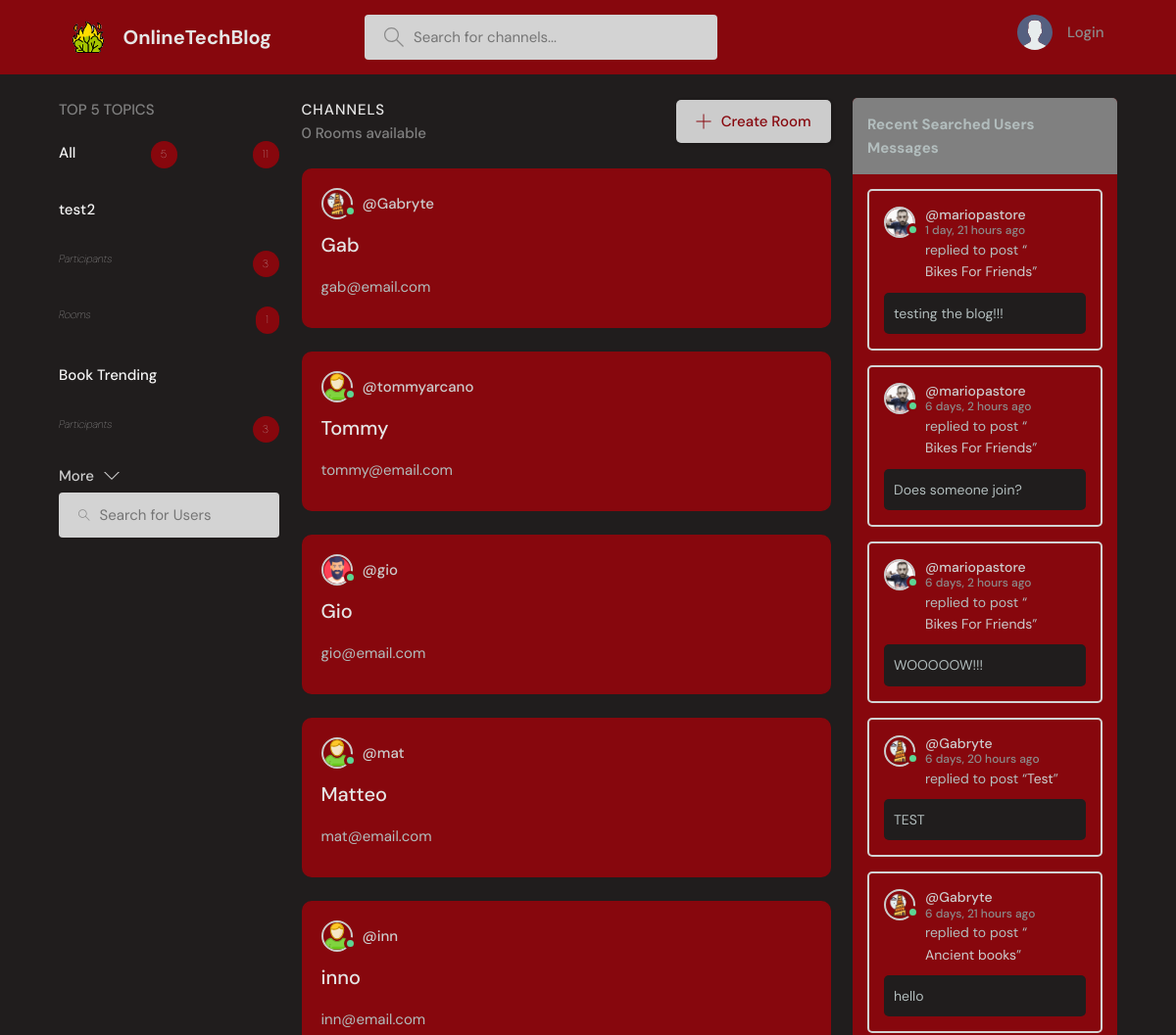
/userSearch/ (upper part), run on an earlier commit of the app's database.
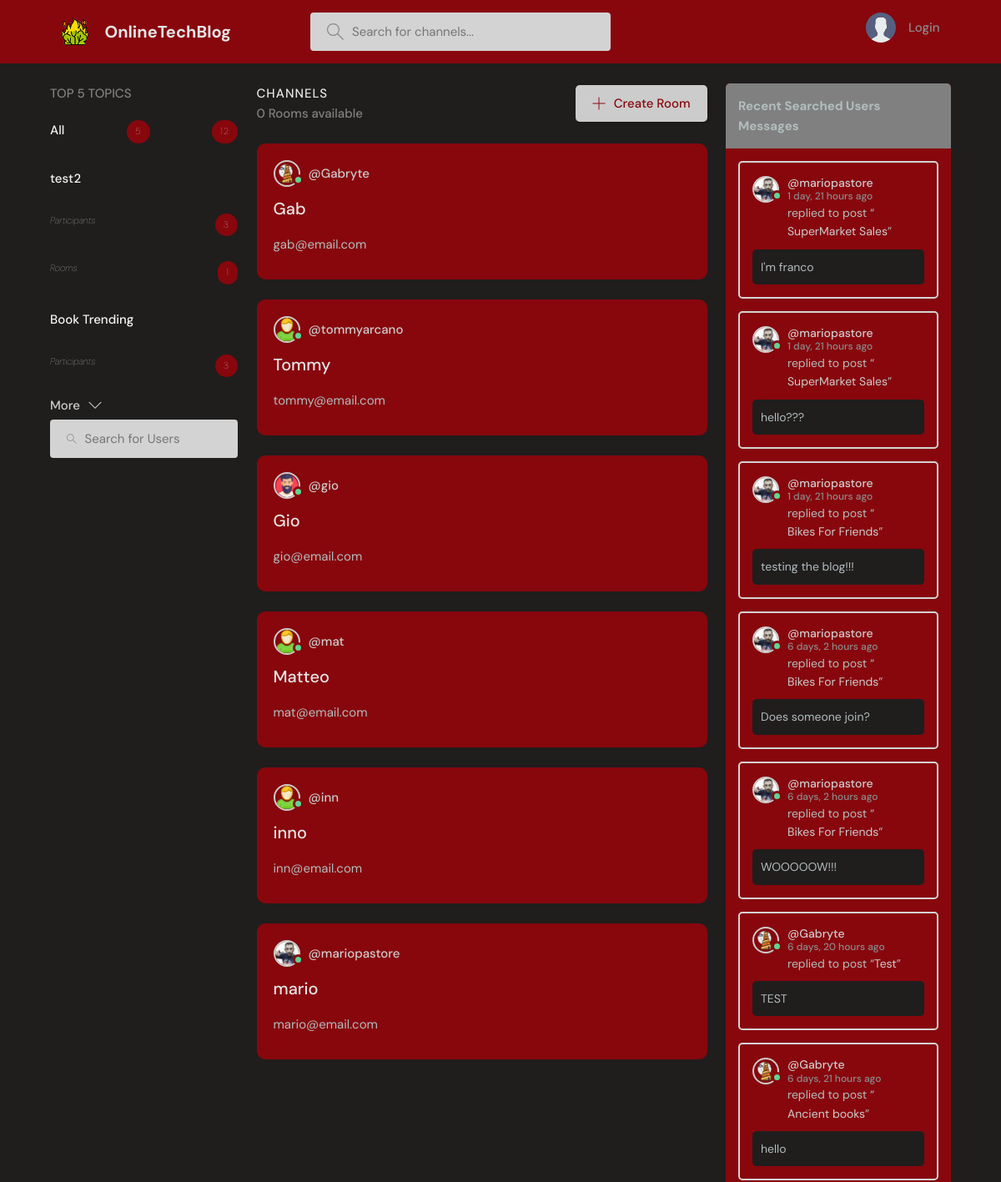
And on a later commit of the database.
### baseProject/models.py (models this page shows, shortened)
class Topic(models.Model):
    name = models.CharField(max_length=10, unique=True)

class User(AbstractUser):
    name = models.CharField(max_length=200, null=True)
    surname = models.CharField(max_length=200, null=True)
    email = models.EmailField(unique=True,null=True)
    status = models.TextField(null=True)
    icon = models.ImageField(null=True, default="userBase.svg")
    showFriendsMessages = models.BooleanField(default=False)
    USERNAME_FIELD = 'email'
    REQUIRED_FIELDS = []

class Message(models.Model):
    user = models.ForeignKey(User, on_delete=models.CASCADE)
    room = models.ForeignKey(Room, on_delete=models.CASCADE)
    body = models.TextField()
    image = models.ImageField(null=True, blank=True)
    updated = models.DateTimeField(auto_now=True)
    created = models.DateTimeField(auto_now_add=True)
    likes = models.ManyToManyField(User, related_name='comment')
    class Meta:
        ordering = ('-updated','-created')

class Room(models.Model):
    host = models.ForeignKey(User, on_delete=models.SET_NULL, null=True)
    participants = models.ManyToManyField(User, related_name='participants', blank=True)
    topic = models.ForeignKey(Topic, null=True, blank=True,on_delete=models.SET_NULL)
    name = models.CharField(max_length=200, unique=True)
    description = models.TextField(null=True, blank=True)
    friendsOnly = models.BooleanField(default=False)
    updated = models.DateTimeField(auto_now=True)
    created = models.DateTimeField(auto_now_add=True)
    class Meta:
        ordering = ('-updated','-created')
    def __str__(self):
        return self.name

### baseProject/views.py (the view)
# urls.py: path('userSearch/',views.userSearch,name="userSearch"),
def userSearch(request):
    page = 'userSearch'
    q = request.GET.get('q') if request.GET.get('q') != None else ''
    users = User.objects.filter(
        Q(username__icontains=q) | Q(email__icontains=q) | Q(name__icontains=q) | Q(surname__icontains=q))
    num = 5
    topic = Topic.objects.annotate(num_participants=Count('room__participants'), num_rooms=Count('room')).order_by(
        '-num_participants', '-num_rooms')[0:num]
    total_participants = topic.aggregate(total_participants=Sum('num_participants')).get('total_participants', 0)
    rooms_count = 0
    room_messages = None
    searched_users_messages = Message.objects.filter(
        Q(user__username__icontains=q) | Q(user__email__icontains=q) | Q(user__name__icontains=q) | Q(
            user__surname__icontains=q))
    friend_messages, requestFriendsExists = checkForFriendsMessages(request)
    context = {'searched_users_messages': searched_users_messages, 'users': users, 'topics': topic,
               'rooms_count': rooms_count, 'room_messages': room_messages, "num": num,
               "total_participants": total_participants, "friend_messages": friend_messages, "page": page,
               "requestFriendsExists": requestFriendsExists}
    return render(request, 'baseProject/home.html', context)

### baseProject/templates/baseProject/home.html (shortened to what this page needs)
{% extends 'main.html' %}
{% block content %}
<main class="layout layout--3">
      <div class="container">
          {% include 'baseProject/topic_inside.html' %}
        <div class="roomList">
          <div class="roomList__header">
            <div>
              <h2>Channels</h2>
              <p>{{ rooms_count }} Rooms available</p>
            </div>
            <a class="btn btn--main" href="{% url 'create-room' %}">
              <svg version="1.1" xmlns="http://www.w3.org/2000/svg" width="32" height="32" viewBox="0 0 32 32">
                <title>add</title>
                <path
                  d="M16.943 0.943h-1.885v14.115h-14.115v1.885h14.115v14.115h1.885v-14.115h14.115v-1.885h-14.115v-14.115z"
                ></path>
              </svg>
              Create Room
            </a>
          </div>
            {% if page == 'home' %}
          {% include 'baseProject/central_home.html' %}
            {% else %}
                {% include 'baseProject/central_home_for_usersearch.html' %}
            {% endif %}
        </div>
          {% include 'baseProject/feed_inside.html' %}
      </div>
    </main>
{% endblock content%}

### baseProject/templates/baseProject/topic_inside.html (shortened to what this page needs)
<div class="topics">
    <div class="topics__header">
        <h2>Top {{ num }} Topics</h2>
    </div>
    <ul class="listTopics">
        <li>
            <a href="{% url 'home' %}">All
                <span class="numberPro">{{ topics.count }}</span><span class="numberPro">{{ total_participants }}</span></a>
        </li>
        {% for topic in topics %}
            <li>
                <a href="{% url 'home' %}?q={{ topic.name }}">{{ topic.name }}</a>
            </li>
            <li>
                <a><i>Participants</i><span class="numberPro">{{ topic.num_participants }}</span></a>
            </li>
            <li>
                <a><i>Rooms</i><span class="numberPro">{{ topic.room_set.all.count }}</span></a>
            </li>
        {% endfor %}
    </ul>
    <a class="btn btn--link" href="{% url 'arguments' %}">
        More
        <svg version="1.1" xmlns="http://www.w3.org/2000/svg" width="32" height="32" viewBox="0 0 32 32">
            <title>chevron-down</title>
            <path d="M16 21l-13-13h-3l16 16 16-16h-3l-13 13z"></path>
        </svg>
    </a>
    <form action="{% url 'userSearch' %}" method="GET" class="searchBar">
        <label>
            <input name="q" placeholder="Search for Users"/>
        </label>
    </form>
</div>

### baseProject/templates/baseProject/central_home_for_usersearch.html
{% for user in users %}
<div class="RoomIteratedLister">
            <div class="ChannelListerRoomHeaderBlock">
              <a href="{% url 'user-profile' user.id %}" class="HostRoomChannelLister">
                  {% if user.is_authenticated %}
                <div class="avatar avatar--small active">
                  <img src="{{ user.icon.url }}" />
                </div>
                  {% else %}
                  <div class="avatar avatar--small">
                  <img src="{{ user.icon.url }}" />
                  </div>
                  {% endif %}
                <span>@{{ user.username }}</span>
              </a>
            </div>
            <div class="ContentChannelRoomList">
              <a href="{% url 'user-profile' user.id %}">{{ user.name }}</a>
              <p>{{ user.email }}</p>
            </div>
</div>
{% endfor %}

### baseProject/templates/baseProject/feed_inside.html (shortened to what this page needs)
{% if requestFriendsExists and request.user.showFriendsMessages == True %}
    <div class="LastMessagesFromUsers">
        <div class="layout__boxHeader">
            <h2>Friend Messages</h2>
        </div>
        {% for activity in friend_messages %}
            <div class="ActivitiesBoxingBox">
                <div class="activities__boxHeader ChannelListerRoomHeaderBlock">
                    <a href="{% url 'user-profile' activity.user.id %}" class="HostRoomChannelLister">
                        {% if activity.user.is_authenticated %}
                            <div class="avatar avatar--small active">
                                <img src="{{ activity.user.icon.url }}"/>
                            </div>
                        {% else %}
                            <div class="avatar avatar--small">
                                <img src="{{ activity.user.icon.url }}"/>
                            </div>
                        {% endif %}
                        <p>
                            @{{ activity.user.username }}
                            <span>{{ activity.created|timesince }} ago</span>
                        </p>
                    </a>
                </div>
                <div class="BoxingContentActivities">
                    <p>replied to post “<a href="{% url 'check' activity.room.id %}">{{ activity.room }}</a>”</p>
                    <div class="ActivitiesBoxingRoomChannelContent">
                        {{ activity.body }}
                    </div>
                </div>
            </div>
        {% endfor %}
    </div>
{% else %}
    <div class="LastMessagesFromUsers">
        <div class="layout__boxHeader">
            {% if page == 'userSearch' %}
                <h2>Recent Searched Users Messages</h2>
            {% else %}
                <h2>Recent Related Messages</h2>
            {% endif %}
        </div>
        {% if page == 'userSearch' %}
            {% for activity in searched_users_messages %}
                <div class="ActivitiesBoxingBox">
                    <div class="activities__boxHeader ChannelListerRoomHeaderBlock">
                        <a href="{% url 'user-profile' activity.user.id %}" class="HostRoomChannelLister">
                            {% if activity.user.is_authenticated %}
                                <div class="avatar avatar--small active">
                                    <img src="{{ activity.user.icon.url }}"/>
                                </div>
                            {% else %}
                                <div class="avatar avatar--small">
                                    <img src="{{ activity.user.icon.url }}"/>
                                </div>
                            {% endif %}
                            <p>
                                @{{ activity.user.username }}
                                <span>{{ activity.created|timesince }} ago</span>
                            </p>
                        </a>
                    </div>
                    <div class="BoxingContentActivities">
                        <p>replied to post “<a href="{% url 'check' activity.room.id %}">{{ activity.room }}</a>”</p>
                        <div class="ActivitiesBoxingRoomChannelContent">
                            {{ activity.body }}
                        </div>
                    </div>
                </div>
            {% endfor %}
        {% endif %}
    </div>
{% endif %}

What changed in the data, as far as the page shows it:
now on this page (row unchanged): User: icon (picture), username "mariopastore", name "mario", email "mario@email.com"
added Message: user.icon (picture), user.username "mariopastore", created "1 day, 21 hours", room "SuperMarket Sales", body "I'm franco"
added Message: user.icon (picture), user.username "mariopastore", created "1 day, 21 hours", room "SuperMarket Sales", body "hello???"
Also different on the page:
{{ total_participants }}: "11" → "12"
